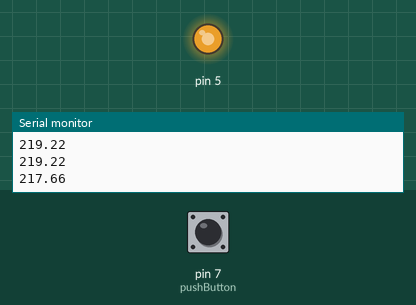
This sketch was run on a simulated Arduino Uno, built with avr-gcc and run on an emulated ATmega328P. Shown: output pins drawn as LEDs (lit = HIGH), the last lines printed to the serial monitor. Inputs (shaded band) come from the test bench; at power-on: pin 7 (pushButton) LOW.

Above: at 1.2 s.
1.3 s: pin 7 (pushButton) pulled HIGH for 0.15 s
At 2.39 s:
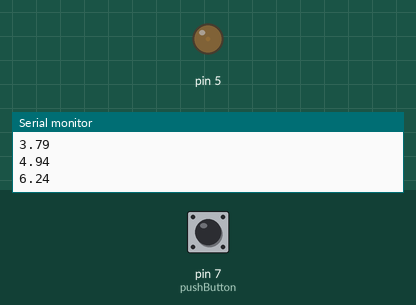
4.3 s: pin 7 (pushButton) pulled HIGH for 1 s
At 4.35 s:
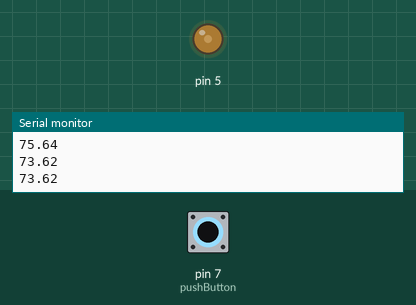
Timing chart, 0 to 13.3 s (numbered marks = the images above; inputs shaded):
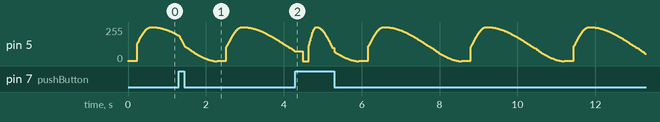

The sketch:

interruptable_LED_project_SOS_sidsfix.ino
```cpp
int intensity = 255;
int change = 1;
int pushButton = 7;

void setup() {
  Serial.begin(9600);
  pinMode(pushButton, INPUT);
}

void loop() {

  if (intensity <= 0) {
//    change = abs(change) / 2;
change = 1;
  }
  if (intensity >= 255) {
//    change = -abs(change) * 2;
change = -2;
  }

  if (digitalRead(pushButton) == HIGH ) {
    intensity = intensity + change * 2;
  } else if (digitalRead(pushButton) == LOW) {
    intensity = intensity + change / 2;
  }

intensity = intensity + change;

  float result = sineFade(intensity, 0, 255);
  analogWrite(5, result);
  delay(5);
  Serial.println(result);
}

float sineFade(int inValue, int minValue, int maxValue) {
  float angle = map(inValue, minValue, maxValue, 0, 179);
  float result = (sin((angle * PI / 180) + PI / 2) + 1) * 127.5;
  return result;
}
```
